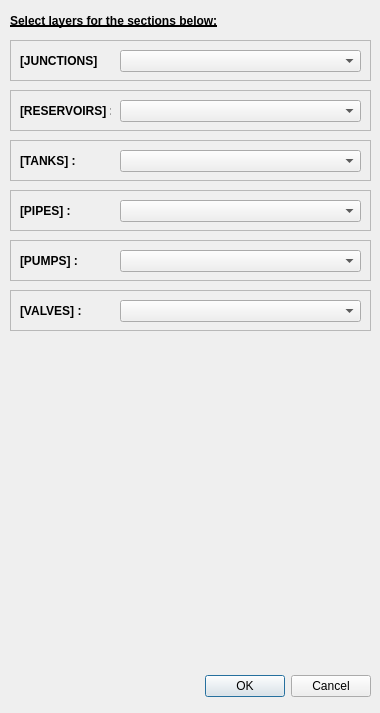
<?xml version="1.0" encoding="UTF-8"?>
<ui version="4.0">
 <class>ExportEpanetInpFilesDialogBase</class>
 <widget class="QDialog" name="ExportEpanetInpFilesDialogBase">
  <property name="geometry">
   <rect>
    <x>0</x>
    <y>0</y>
    <width>380</width>
    <height>713</height>
   </rect>
  </property>
  <property name="windowTitle">
   <string>ExportEpanetInpFiles</string>
  </property>
  <widget class="QDialogButtonBox" name="button_box">
   <property name="geometry">
    <rect>
     <x>30</x>
     <y>670</y>
     <width>341</width>
     <height>32</height>
    </rect>
   </property>
   <property name="orientation">
    <enum>Qt::Horizontal</enum>
   </property>
   <property name="standardButtons">
    <set>QDialogButtonBox::Cancel|QDialogButtonBox::Ok</set>
   </property>
  </widget>
  <widget class="QLabel" name="label_2">
   <property name="geometry">
    <rect>
     <x>10</x>
     <y>10</y>
     <width>391</width>
     <height>21</height>
    </rect>
   </property>
   <property name="font">
    <font>
     <weight>75</weight>
     <bold>true</bold>
     <underline>true</underline>
    </font>
   </property>
   <property name="text">
    <string>Select layers for the sections below:</string>
   </property>
  </widget>
  <widget class="QFrame" name="frame">
   <property name="geometry">
    <rect>
     <x>10</x>
     <y>40</y>
     <width>361</width>
     <height>41</height>
    </rect>
   </property>
   <property name="frameShape">
    <enum>QFrame::StyledPanel</enum>
   </property>
   <property name="frameShadow">
    <enum>QFrame::Raised</enum>
   </property>
   <widget class="QLabel" name="label">
    <property name="geometry">
     <rect>
      <x>10</x>
      <y>10</y>
      <width>81</width>
      <height>21</height>
     </rect>
    </property>
    <property name="font">
     <font>
      <weight>75</weight>
      <bold>true</bold>
     </font>
    </property>
    <property name="text">
     <string>[JUNCTIONS] : </string>
    </property>
   </widget>
   <widget class="QComboBox" name="sect_junctions">
    <property name="geometry">
     <rect>
      <x>110</x>
      <y>10</y>
      <width>241</width>
      <height>22</height>
     </rect>
    </property>
   </widget>
  </widget>
  <widget class="QFrame" name="frame_2">
   <property name="geometry">
    <rect>
     <x>10</x>
     <y>90</y>
     <width>361</width>
     <height>41</height>
    </rect>
   </property>
   <property name="frameShape">
    <enum>QFrame::StyledPanel</enum>
   </property>
   <property name="frameShadow">
    <enum>QFrame::Raised</enum>
   </property>
   <widget class="QLabel" name="label_3">
    <property name="geometry">
     <rect>
      <x>10</x>
      <y>10</y>
      <width>91</width>
      <height>21</height>
     </rect>
    </property>
    <property name="font">
     <font>
      <weight>75</weight>
      <bold>true</bold>
     </font>
    </property>
    <property name="text">
     <string>[RESERVOIRS] : </string>
    </property>
   </widget>
   <widget class="QComboBox" name="sect_reservoirs">
    <property name="geometry">
     <rect>
      <x>110</x>
      <y>10</y>
      <width>241</width>
      <height>22</height>
     </rect>
    </property>
   </widget>
  </widget>
  <widget class="QFrame" name="frame_3">
   <property name="geometry">
    <rect>
     <x>10</x>
     <y>140</y>
     <width>361</width>
     <height>41</height>
    </rect>
   </property>
   <property name="frameShape">
    <enum>QFrame::StyledPanel</enum>
   </property>
   <property name="frameShadow">
    <enum>QFrame::Raised</enum>
   </property>
   <widget class="QLabel" name="label_4">
    <property name="geometry">
     <rect>
      <x>10</x>
      <y>10</y>
      <width>91</width>
      <height>21</height>
     </rect>
    </property>
    <property name="font">
     <font>
      <weight>75</weight>
      <bold>true</bold>
     </font>
    </property>
    <property name="text">
     <string>[TANKS] : </string>
    </property>
   </widget>
   <widget class="QComboBox" name="sect_tanks">
    <property name="geometry">
     <rect>
      <x>110</x>
      <y>10</y>
      <width>241</width>
      <height>22</height>
     </rect>
    </property>
   </widget>
  </widget>
  <widget class="QFrame" name="frame_4">
   <property name="geometry">
    <rect>
     <x>10</x>
     <y>190</y>
     <width>361</width>
     <height>41</height>
    </rect>
   </property>
   <property name="frameShape">
    <enum>QFrame::StyledPanel</enum>
   </property>
   <property name="frameShadow">
    <enum>QFrame::Raised</enum>
   </property>
   <widget class="QLabel" name="label_5">
    <property name="geometry">
     <rect>
      <x>10</x>
      <y>10</y>
      <width>91</width>
      <height>21</height>
     </rect>
    </property>
    <property name="font">
     <font>
      <weight>75</weight>
      <bold>true</bold>
     </font>
    </property>
    <property name="text">
     <string>[PIPES] : </string>
    </property>
   </widget>
   <widget class="QComboBox" name="sect_pipes">
    <property name="geometry">
     <rect>
      <x>110</x>
      <y>10</y>
      <width>241</width>
      <height>22</height>
     </rect>
    </property>
   </widget>
  </widget>
  <widget class="QFrame" name="frame_5">
   <property name="geometry">
    <rect>
     <x>10</x>
     <y>240</y>
     <width>361</width>
     <height>41</height>
    </rect>
   </property>
   <property name="frameShape">
    <enum>QFrame::StyledPanel</enum>
   </property>
   <property name="frameShadow">
    <enum>QFrame::Raised</enum>
   </property>
   <widget class="QLabel" name="label_6">
    <property name="geometry">
     <rect>
      <x>10</x>
      <y>10</y>
      <width>91</width>
      <height>21</height>
     </rect>
    </property>
    <property name="font">
     <font>
      <weight>75</weight>
      <bold>true</bold>
     </font>
    </property>
    <property name="text">
     <string>[PUMPS] : </string>
    </property>
   </widget>
   <widget class="QComboBox" name="sect_pumps">
    <property name="geometry">
     <rect>
      <x>110</x>
      <y>10</y>
      <width>241</width>
      <height>22</height>
     </rect>
    </property>
   </widget>
  </widget>
  <widget class="QFrame" name="frame_6">
   <property name="geometry">
    <rect>
     <x>10</x>
     <y>290</y>
     <width>361</width>
     <height>41</height>
    </rect>
   </property>
   <property name="frameShape">
    <enum>QFrame::StyledPanel</enum>
   </property>
   <property name="frameShadow">
    <enum>QFrame::Raised</enum>
   </property>
   <widget class="QLabel" name="label_7">
    <property name="geometry">
     <rect>
      <x>10</x>
      <y>10</y>
      <width>91</width>
      <height>21</height>
     </rect>
    </property>
    <property name="font">
     <font>
      <weight>75</weight>
      <bold>true</bold>
     </font>
    </property>
    <property name="text">
     <string>[VALVES] : </string>
    </property>
   </widget>
   <widget class="QComboBox" name="sect_valves">
    <property name="geometry">
     <rect>
      <x>110</x>
      <y>10</y>
      <width>241</width>
      <height>22</height>
     </rect>
    </property>
   </widget>
  </widget>
  <zorder>frame</zorder>
  <zorder>button_box</zorder>
  <zorder>label_2</zorder>
  <zorder>frame_2</zorder>
  <zorder>frame_3</zorder>
  <zorder>frame_4</zorder>
  <zorder>frame_5</zorder>
  <zorder>frame_6</zorder>
 </widget>
 <resources/>
 <connections>
  <connection>
   <sender>button_box</sender>
   <signal>accepted()</signal>
   <receiver>ExportEpanetInpFilesDialogBase</receiver>
   <slot>accept()</slot>
   <hints>
    <hint type="sourcelabel">
     <x>20</x>
     <y>20</y>
    </hint>
    <hint type="destinationlabel">
     <x>20</x>
     <y>20</y>
    </hint>
   </hints>
  </connection>
  <connection>
   <sender>button_box</sender>
   <signal>rejected()</signal>
   <receiver>ExportEpanetInpFilesDialogBase</receiver>
   <slot>reject()</slot>
   <hints>
    <hint type="sourcelabel">
     <x>20</x>
     <y>20</y>
    </hint>
    <hint type="destinationlabel">
     <x>20</x>
     <y>20</y>
    </hint>
   </hints>
  </connection>
 </connections>
</ui>
